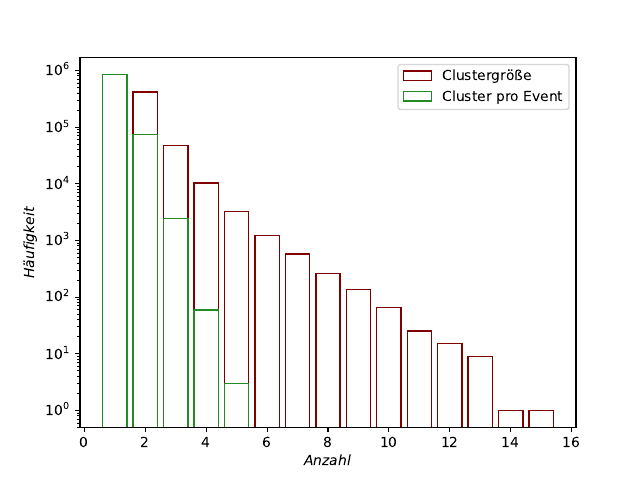

Python code for this plot:
import numpy as np
import matplotlib.pyplot as plt
import pandas as pd

size_Hfkt = np.genfromtxt('cluster_size.txt', unpack=True)
number_Hfkt = np.genfromtxt('number_of_clusters.txt', unpack=True)

size_K=[0.0]*0
number_E=[0.0]*0
size_Hfkt_u0=[0.0]*0
number_Hfkt_u0=[0.0]*0


i=0
while i<128:
    #if size_Hfkt[i]!=0:
        size_K.append(i+0.07)
        size_Hfkt_u0.append(size_Hfkt[i])
    #if number_Hfkt[i]!=0:
        number_E.append(i)
        number_Hfkt_u0.append(number_Hfkt[i])
        i=i+1

plt.bar(size_K, size_Hfkt_u0 ,label=r'Clustergröße', edgecolor='maroon', color='white')
plt.bar(number_E, number_Hfkt_u0, label=r'Cluster pro Event', edgecolor='forestgreen', color='white')

plt.xlabel(r'$Anzahl$')
plt.ylabel(r'$Häufigkeit$')
plt.yscale('log')
plt.xlim(-0.6, 16)
plt.legend()
plt.savefig('Cluster.pdf')
plt.show()